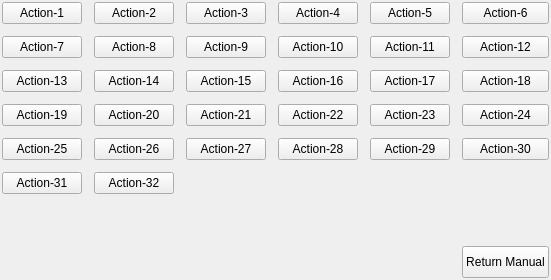
     <widget class="QWidget" name="tabWidgetPage2">
      <layout class="QGridLayout" name="gridLayout_3">
       <property name="margin">
        <number>2</number>
       </property>
       <property name="spacing">
        <number>12</number>
       </property>
       <item row="1" column="4">
        <widget class="QPushButton" name="action11">
         <property name="sizePolicy">
          <sizepolicy hsizetype="Minimum" vsizetype="Expanding">
           <horstretch>0</horstretch>
           <verstretch>0</verstretch>
          </sizepolicy>
         </property>
         <property name="maximumSize">
          <size>
           <width>16777215</width>
           <height>48</height>
          </size>
         </property>
         <property name="text">
          <string>Action-11</string>
         </property>
        </widget>
       </item>
       <item row="2" column="2">
        <widget class="QPushButton" name="action15">
         <property name="sizePolicy">
          <sizepolicy hsizetype="Minimum" vsizetype="Expanding">
           <horstretch>0</horstretch>
           <verstretch>0</verstretch>
          </sizepolicy>
         </property>
         <property name="maximumSize">
          <size>
           <width>16777215</width>
           <height>48</height>
          </size>
         </property>
         <property name="text">
          <string>Action-15</string>
         </property>
        </widget>
       </item>
       <item row="1" column="0">
        <widget class="QPushButton" name="action7">
         <property name="sizePolicy">
          <sizepolicy hsizetype="Minimum" vsizetype="Expanding">
           <horstretch>0</horstretch>
           <verstretch>0</verstretch>
          </sizepolicy>
         </property>
         <property name="maximumSize">
          <size>
           <width>16777215</width>
           <height>48</height>
          </size>
         </property>
         <property name="text">
          <string>Action-7</string>
         </property>
        </widget>
       </item>
       <item row="0" column="3">
        <widget class="QPushButton" name="action4">
         <property name="sizePolicy">
          <sizepolicy hsizetype="Minimum" vsizetype="Expanding">
           <horstretch>0</horstretch>
           <verstretch>0</verstretch>
          </sizepolicy>
         </property>
         <property name="maximumSize">
          <size>
           <width>16777215</width>
           <height>48</height>
          </size>
         </property>
         <property name="text">
          <string>Action-4</string>
         </property>
        </widget>
       </item>
       <item row="2" column="3">
        <widget class="QPushButton" name="action16">
         <property name="sizePolicy">
          <sizepolicy hsizetype="Minimum" vsizetype="Expanding">
           <horstretch>0</horstretch>
           <verstretch>0</verstretch>
          </sizepolicy>
         </property>
         <property name="maximumSize">
          <size>
           <width>16777215</width>
           <height>48</height>
          </size>
         </property>
         <property name="text">
          <string>Action-16</string>
         </property>
        </widget>
       </item>
       <item row="2" column="1">
        <widget class="QPushButton" name="action14">
         <property name="sizePolicy">
          <sizepolicy hsizetype="Minimum" vsizetype="Expanding">
           <horstretch>0</horstretch>
           <verstretch>0</verstretch>
          </sizepolicy>
         </property>
         <property name="maximumSize">
          <size>
           <width>16777215</width>
           <height>48</height>
          </size>
         </property>
         <property name="text">
          <string>Action-14</string>
         </property>
        </widget>
       </item>
       <item row="3" column="5">
        <widget class="QPushButton" name="action24">
         <property name="sizePolicy">
          <sizepolicy hsizetype="Minimum" vsizetype="Expanding">
           <horstretch>0</horstretch>
           <verstretch>0</verstretch>
          </sizepolicy>
         </property>
         <property name="maximumSize">
          <size>
           <width>16777215</width>
           <height>48</height>
          </size>
         </property>
         <property name="text">
          <string>Action-24</string>
         </property>
        </widget>
       </item>
       <item row="2" column="0">
        <widget class="QPushButton" name="action13">
         <property name="sizePolicy">
          <sizepolicy hsizetype="Minimum" vsizetype="Expanding">
           <horstretch>0</horstretch>
           <verstretch>0</verstretch>
          </sizepolicy>
         </property>
         <property name="maximumSize">
          <size>
           <width>16777215</width>
           <height>48</height>
          </size>
         </property>
         <property name="text">
          <string>Action-13</string>
         </property>
        </widget>
       </item>
       <item row="0" column="2">
        <widget class="QPushButton" name="action3">
         <property name="sizePolicy">
          <sizepolicy hsizetype="Minimum" vsizetype="Expanding">
           <horstretch>0</horstretch>
           <verstretch>0</verstretch>
          </sizepolicy>
         </property>
         <property name="maximumSize">
          <size>
           <width>16777215</width>
           <height>48</height>
          </size>
         </property>
         <property name="text">
          <string>Action-3</string>
         </property>
        </widget>
       </item>
       <item row="3" column="3">
        <widget class="QPushButton" name="action22">
         <property name="sizePolicy">
          <sizepolicy hsizetype="Minimum" vsizetype="Expanding">
           <horstretch>0</horstretch>
           <verstretch>0</verstretch>
          </sizepolicy>
         </property>
         <property name="maximumSize">
          <size>
           <width>16777215</width>
           <height>48</height>
          </size>
         </property>
         <property name="text">
          <string>Action-22</string>
         </property>
        </widget>
       </item>
       <item row="5" column="1">
        <widget class="QPushButton" name="action32">
         <property name="sizePolicy">
          <sizepolicy hsizetype="Minimum" vsizetype="Expanding">
           <horstretch>0</horstretch>
           <verstretch>0</verstretch>
          </sizepolicy>
         </property>
         <property name="maximumSize">
          <size>
           <width>16777215</width>
           <height>48</height>
          </size>
         </property>
         <property name="text">
          <string>Action-32</string>
         </property>
        </widget>
       </item>
       <item row="4" column="4">
        <widget class="QPushButton" name="action29">
         <property name="sizePolicy">
          <sizepolicy hsizetype="Minimum" vsizetype="Expanding">
           <horstretch>0</horstretch>
           <verstretch>0</verstretch>
          </sizepolicy>
         </property>
         <property name="maximumSize">
          <size>
           <width>16777215</width>
           <height>48</height>
          </size>
         </property>
         <property name="text">
          <string>Action-29</string>
         </property>
        </widget>
       </item>
       <item row="2" column="5">
        <widget class="QPushButton" name="action18">
         <property name="sizePolicy">
          <sizepolicy hsizetype="Minimum" vsizetype="Expanding">
           <horstretch>0</horstretch>
           <verstretch>0</verstretch>
          </sizepolicy>
         </property>
         <property name="maximumSize">
          <size>
           <width>16777215</width>
           <height>48</height>
          </size>
         </property>
         <property name="text">
          <string>Action-18</string>
         </property>
        </widget>
       </item>
       <item row="3" column="1">
        <widget class="QPushButton" name="action20">
         <property name="sizePolicy">
          <sizepolicy hsizetype="Minimum" vsizetype="Expanding">
           <horstretch>0</horstretch>
           <verstretch>0</verstretch>
          </sizepolicy>
         </property>
         <property name="maximumSize">
          <size>
           <width>16777215</width>
           <height>48</height>
          </size>
         </property>
         <property name="text">
          <string>Action-20</string>
         </property>
        </widget>
       </item>
       <item row="0" column="4">
        <widget class="QPushButton" name="action5">
         <property name="sizePolicy">
          <sizepolicy hsizetype="Minimum" vsizetype="Expanding">
           <horstretch>0</horstretch>
           <verstretch>0</verstretch>
          </sizepolicy>
         </property>
         <property name="maximumSize">
          <size>
           <width>16777215</width>
           <height>48</height>
          </size>
         </property>
         <property name="text">
          <string>Action-5</string>
         </property>
        </widget>
       </item>
       <item row="0" column="1">
        <widget class="QPushButton" name="action2">
         <property name="sizePolicy">
          <sizepolicy hsizetype="Minimum" vsizetype="Expanding">
           <horstretch>0</horstretch>
           <verstretch>0</verstretch>
          </sizepolicy>
         </property>
         <property name="maximumSize">
          <size>
           <width>16777215</width>
           <height>48</height>
          </size>
         </property>
         <property name="text">
          <string>Action-2</string>
         </property>
        </widget>
       </item>
       <item row="5" column="0">
        <widget class="QPushButton" name="action31">
         <property name="sizePolicy">
          <sizepolicy hsizetype="Minimum" vsizetype="Expanding">
           <horstretch>0</horstretch>
           <verstretch>0</verstretch>
          </sizepolicy>
         </property>
         <property name="maximumSize">
          <size>
           <width>16777215</width>
           <height>48</height>
          </size>
         </property>
         <property name="text">
          <string>Action-31</string>
         </property>
        </widget>
       </item>
       <item row="3" column="0">
        <widget class="QPushButton" name="action19">
         <property name="sizePolicy">
          <sizepolicy hsizetype="Minimum" vsizetype="Expanding">
           <horstretch>0</horstretch>
           <verstretch>0</verstretch>
          </sizepolicy>
         </property>
         <property name="maximumSize">
          <size>
           <width>16777215</width>
           <height>48</height>
          </size>
         </property>
         <property name="text">
          <string>Action-19</string>
         </property>
        </widget>
       </item>
       <item row="4" column="0">
        <widget class="QPushButton" name="action25">
         <property name="sizePolicy">
          <sizepolicy hsizetype="Minimum" vsizetype="Expanding">
           <horstretch>0</horstretch>
           <verstretch>0</verstretch>
          </sizepolicy>
         </property>
         <property name="maximumSize">
          <size>
           <width>16777215</width>
           <height>48</height>
          </size>
         </property>
         <property name="text">
          <string>Action-25</string>
         </property>
        </widget>
       </item>
       <item row="3" column="4">
        <widget class="QPushButton" name="action23">
         <property name="sizePolicy">
          <sizepolicy hsizetype="Minimum" vsizetype="Expanding">
           <horstretch>0</horstretch>
           <verstretch>0</verstretch>
          </sizepolicy>
         </property>
         <property name="maximumSize">
          <size>
           <width>16777215</width>
           <height>48</height>
          </size>
         </property>
         <property name="text">
          <string>Action-23</string>
         </property>
        </widget>
       </item>
       <item row="4" column="5">
        <widget class="QPushButton" name="action30">
         <property name="sizePolicy">
          <sizepolicy hsizetype="Minimum" vsizetype="Expanding">
           <horstretch>0</horstretch>
           <verstretch>0</verstretch>
          </sizepolicy>
         </property>
         <property name="maximumSize">
          <size>
           <width>16777215</width>
           <height>48</height>
          </size>
         </property>
         <property name="text">
          <string>Action-30</string>
         </property>
        </widget>
       </item>
       <item row="4" column="1">
        <widget class="QPushButton" name="action26">
         <property name="sizePolicy">
          <sizepolicy hsizetype="Minimum" vsizetype="Expanding">
           <horstretch>0</horstretch>
           <verstretch>0</verstretch>
          </sizepolicy>
         </property>
         <property name="maximumSize">
          <size>
           <width>16777215</width>
           <height>48</height>
          </size>
         </property>
         <property name="text">
          <string>Action-26</string>
         </property>
        </widget>
       </item>
       <item row="1" column="2">
        <widget class="QPushButton" name="action9">
         <property name="sizePolicy">
          <sizepolicy hsizetype="Minimum" vsizetype="Expanding">
           <horstretch>0</horstretch>
           <verstretch>0</verstretch>
          </sizepolicy>
         </property>
         <property name="maximumSize">
          <size>
           <width>16777215</width>
           <height>48</height>
          </size>
         </property>
         <property name="text">
          <string>Action-9</string>
         </property>
        </widget>
       </item>
       <item row="1" column="5">
        <widget class="QPushButton" name="action12">
         <property name="sizePolicy">
          <sizepolicy hsizetype="Minimum" vsizetype="Expanding">
           <horstretch>0</horstretch>
           <verstretch>0</verstretch>
          </sizepolicy>
         </property>
         <property name="maximumSize">
          <size>
           <width>16777215</width>
           <height>48</height>
          </size>
         </property>
         <property name="text">
          <string>Action-12</string>
         </property>
        </widget>
       </item>
       <item row="0" column="0">
        <widget class="QPushButton" name="action1">
         <property name="sizePolicy">
          <sizepolicy hsizetype="Minimum" vsizetype="Expanding">
           <horstretch>0</horstretch>
           <verstretch>0</verstretch>
          </sizepolicy>
         </property>
         <property name="maximumSize">
          <size>
           <width>16777215</width>
           <height>48</height>
          </size>
         </property>
         <property name="text">
          <string>Action-1</string>
         </property>
        </widget>
       </item>
       <item row="3" column="2">
        <widget class="QPushButton" name="action21">
         <property name="sizePolicy">
          <sizepolicy hsizetype="Minimum" vsizetype="Expanding">
           <horstretch>0</horstretch>
           <verstretch>0</verstretch>
          </sizepolicy>
         </property>
         <property name="maximumSize">
          <size>
           <width>16777215</width>
           <height>48</height>
          </size>
         </property>
         <property name="text">
          <string>Action-21</string>
         </property>
        </widget>
       </item>
       <item row="6" column="0">
        <spacer name="verticalSpacer_2">
         <property name="orientation">
          <enum>Qt::Vertical</enum>
         </property>
         <property name="sizeHint" stdset="0">
          <size>
           <width>20</width>
           <height>40</height>
          </size>
         </property>
        </spacer>
       </item>
       <item row="1" column="3">
        <widget class="QPushButton" name="action10">
         <property name="sizePolicy">
          <sizepolicy hsizetype="Minimum" vsizetype="Expanding">
           <horstretch>0</horstretch>
           <verstretch>0</verstretch>
          </sizepolicy>
         </property>
         <property name="maximumSize">
          <size>
           <width>16777215</width>
           <height>48</height>
          </size>
         </property>
         <property name="text">
          <string>Action-10</string>
         </property>
        </widget>
       </item>
       <item row="0" column="5">
        <widget class="QPushButton" name="action6">
         <property name="sizePolicy">
          <sizepolicy hsizetype="Minimum" vsizetype="Expanding">
           <horstretch>0</horstretch>
           <verstretch>0</verstretch>
          </sizepolicy>
         </property>
         <property name="maximumSize">
          <size>
           <width>16777215</width>
           <height>48</height>
          </size>
         </property>
         <property name="text">
          <string>Action-6</string>
         </property>
        </widget>
       </item>
       <item row="1" column="1">
        <widget class="QPushButton" name="action8">
         <property name="sizePolicy">
          <sizepolicy hsizetype="Minimum" vsizetype="Expanding">
           <horstretch>0</horstretch>
           <verstretch>0</verstretch>
          </sizepolicy>
         </property>
         <property name="maximumSize">
          <size>
           <width>16777215</width>
           <height>48</height>
          </size>
         </property>
         <property name="text">
          <string>Action-8</string>
         </property>
        </widget>
       </item>
       <item row="2" column="4">
        <widget class="QPushButton" name="action17">
         <property name="sizePolicy">
          <sizepolicy hsizetype="Minimum" vsizetype="Expanding">
           <horstretch>0</horstretch>
           <verstretch>0</verstretch>
          </sizepolicy>
         </property>
         <property name="maximumSize">
          <size>
           <width>16777215</width>
           <height>48</height>
          </size>
         </property>
         <property name="text">
          <string>Action-17</string>
         </property>
        </widget>
       </item>
       <item row="4" column="3">
        <widget class="QPushButton" name="action28">
         <property name="sizePolicy">
          <sizepolicy hsizetype="Minimum" vsizetype="Expanding">
           <horstretch>0</horstretch>
           <verstretch>0</verstretch>
          </sizepolicy>
         </property>
         <property name="maximumSize">
          <size>
           <width>16777215</width>
           <height>48</height>
          </size>
         </property>
         <property name="text">
          <string>Action-28</string>
         </property>
        </widget>
       </item>
       <item row="4" column="2">
        <widget class="QPushButton" name="action27">
         <property name="sizePolicy">
          <sizepolicy hsizetype="Minimum" vsizetype="Expanding">
           <horstretch>0</horstretch>
           <verstretch>0</verstretch>
          </sizepolicy>
         </property>
         <property name="maximumSize">
          <size>
           <width>16777215</width>
           <height>48</height>
          </size>
         </property>
         <property name="text">
          <string>Action-27</string>
         </property>
        </widget>
       </item>
       <item row="7" column="5">
        <widget class="QPushButton" name="returnManual">
         <property name="minimumSize">
          <size>
           <width>0</width>
           <height>32</height>
          </size>
         </property>
         <property name="text">
          <string>Return Manual</string>
         </property>
        </widget>
       </item>
      </layout>
     </widget>
